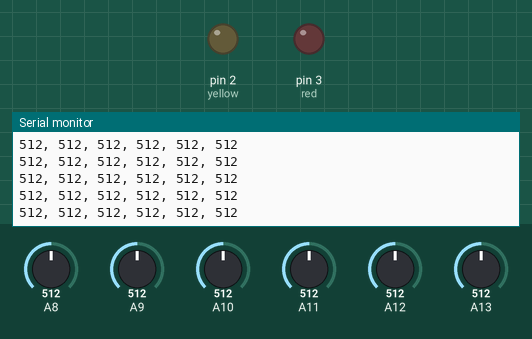
Simulated run of this sketch. Board: Arduino Mega 2560, built with avr-gcc and run on an emulated ATmega2560. Parts: output pins drawn as LEDs (lit = HIGH), the last lines printed to the serial monitor. Inputs (shaded band) come from the test bench; at power-on: A8 = 512, A9 = 512, A10 = 512, A11 = 512, A12 = 512, A13 = 512.

Above: at 1.2 s.
1.3 s: A8 set to 105
At 2.4 s:
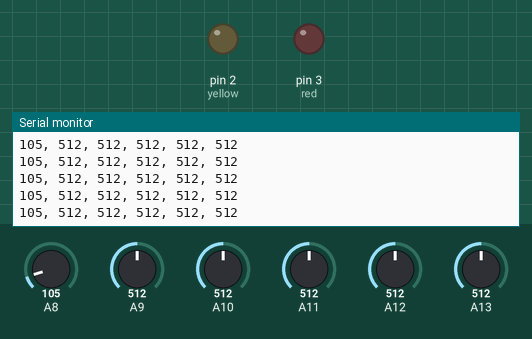
4.3 s: A8 set to 94
At 4.9 s:
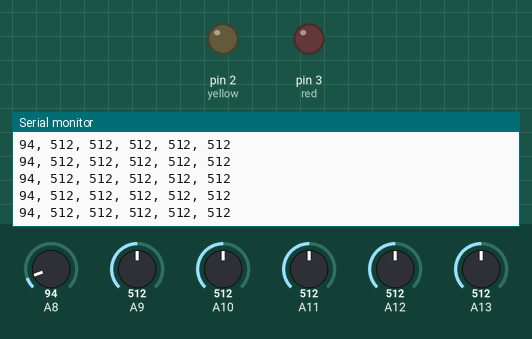
7.3 s: A9 set to 104
At 7.9 s:
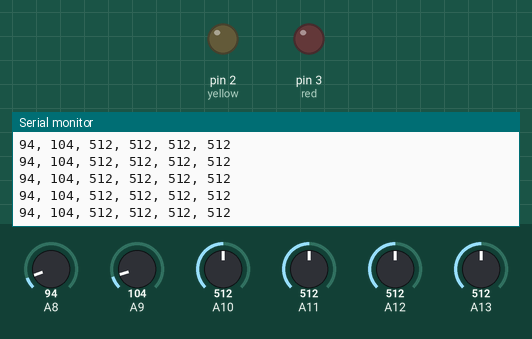
10.3 s: A9 set to 94
At 11.1 s:
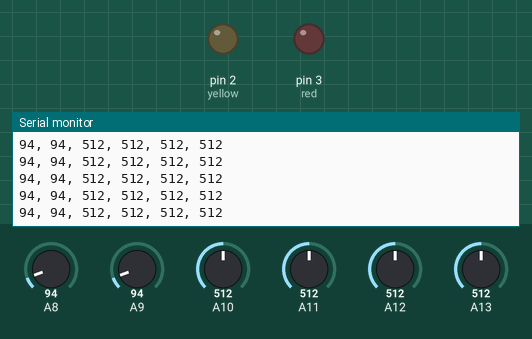
13.3 s: A10 set to 108
At 14.1 s:
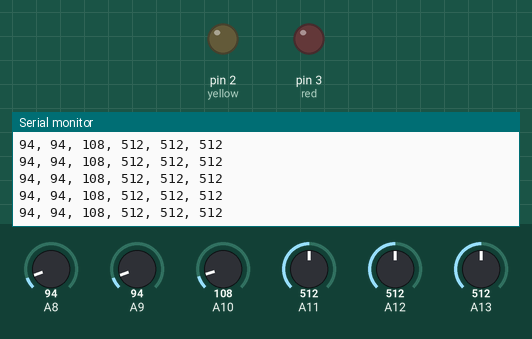
14.8 s: A10 set to 95
At 15.3 s:
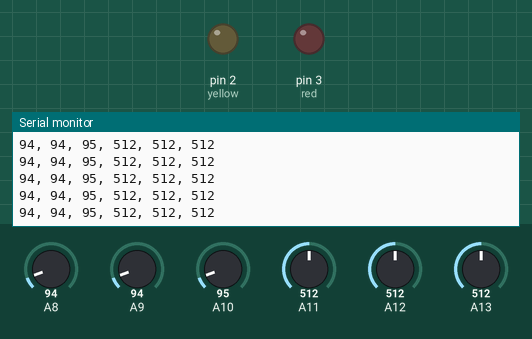
Timing chart, 0 to 17.3 s (numbered marks = the images above; inputs shaded):
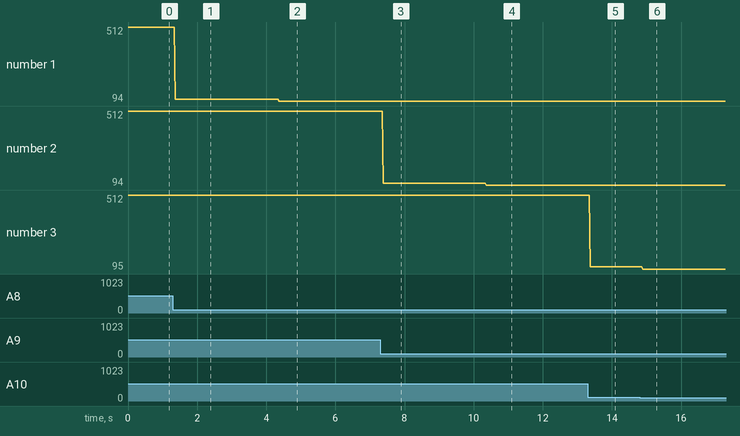

Measured:
- after the input at 1.3 s, the serial monitor: prints a new line after 0.07 s (image 1)
- after the input at 4.3 s, the serial monitor: prints a new line after 0.07 s (image 2)
- after the input at 7.3 s, the serial monitor: prints a new line after 0.09 s (image 3)
- after the input at 10.3 s, the serial monitor: prints a new line after 0.07 s (image 4)
- after the input at 13.3 s, the serial monitor: prints a new line after 0.07 s (image 5)
- after the input at 14.8 s, the serial monitor: prints a new line after 0.08 s (image 6)
- plotted number 1: 512 → 105 after the input at 1.3 s, 105 → 94 after the input at 4.3 s
- plotted number 2: 512 → 104 after the input at 7.3 s

The sketch:

mine_detection.ino
```cpp
#include <Wire.h>
#include <Adafruit_MotorShield.h>
#include "utility/Adafruit_MS_PWMServoDriver.h"
Adafruit_MotorShield AFMS = Adafruit_MotorShield();
Adafruit_DCMotor *myMotor_left = AFMS.getMotor(1), *myMotor_right = AFMS.getMotor(2),
*myMotor_front1 = AFMS.getMotor(3), *myMotor_front2 = AFMS.getMotor(4);


// the setup routine runs once when you press reset:
void setup() {
  // initialize serial communication at 9600 bits per second:
  Serial.begin(9600);
  pinMode(2, OUTPUT); //yellow
  pinMode(3, OUTPUT); //red
}

// the loop routine runs over and over again forever:
void loop(){
  //mine_detection(float front_distance) {
  // read the input on analog pin A8 to A13:
  int L0 = analogRead(A8);
  int L1 = analogRead(A9);
  int L2 = analogRead(A10);
  int L3 = analogRead(A11);
  int L4 = analogRead(A12);
  int L5 = analogRead(A13);
  // print out the value you read:
  // int LDR_values[6] = {LDR0, LDR1, LDR2, LDR3, LDR4, LDR5};
  //Serial.println(LDR_values);

  Serial.print(L0); Serial.print(", ");
  Serial.print(L1); Serial.print(", ");
  Serial.print(L2); Serial.print(", ");
  Serial.print(L3); Serial.print(", ");
  Serial.print(L4); Serial.print(", ");
  Serial.println(L5);

}

/*

  if (LDR0 < 100) {
    p0 = 1;
    digitalWrite(3, HIGH);
  } //red 185
  // LDR0 logic; calibrate light reading ranges
  int B0 = 300;
  int R0 = 150;
  int Y0 = 50;

  if (LDR0 > B0 && LDR0 < 500) {p0 = 0;} //black 196
  else {if (LDR0 > R0 && LDR0 < B0) {p0 = 1;}} //red 108
  else {if (LDR0 > Y0 && LDR0 < R0) {p0 = -1;}} //yellow 59

  // LDR1 logic; calibrate light reading ranges
  int B1 = 150
  int R1 = 80
  int Y1 = 30
  if (LDR0 > B1 && LDR0 < 500) {p1 = 0;} //black 196
  else {if (LDR0 > R1 && LDR0 < B1) {p1 = 1;}} //red 108
  else {if (LDR0 > Y1 && LDR0 < R1) {p1 = -1;}} //yellow 59

  // LDR2 logic; calibrate light reading ranges
  int B2 = 200
  int R2 = 100
  int Y2 = 30
  if (LDR2 > B2 && LDR2 < 500) {p2 = 0;} //black 267
  else if (LDR2 > R2 && LDR2 < B2) {p2 = 1;} //red 156
  else if (LDR2 > Y2 && LDR2 < R2) {p2 = -1;} //yellow 77


  delay(100);        // delay in between reads for stability

}*/
```
